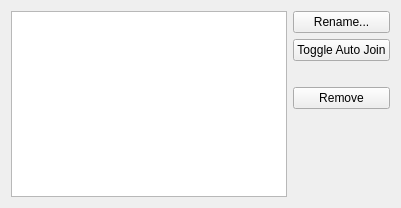
<?xml version="1.0" encoding="UTF-8"?>
<ui version="4.0">
 <class>DlgJabberBookmarkEditor</class>
 <widget class="QWidget" name="DlgJabberBookmarkEditor">
  <property name="geometry">
   <rect>
    <x>0</x>
    <y>0</y>
    <width>401</width>
    <height>208</height>
   </rect>
  </property>
  <layout class="QHBoxLayout" name="horizontalLayout">
   <item>
    <widget class="QListView" name="listView"/>
   </item>
   <item>
    <layout class="QVBoxLayout" name="verticalLayout">
     <item>
      <widget class="QPushButton" name="renameButton">
       <property name="text">
        <string>Rename...</string>
       </property>
      </widget>
     </item>
     <item>
      <widget class="QPushButton" name="autoJoinButton">
       <property name="text">
        <string>Toggle Auto Join</string>
       </property>
      </widget>
     </item>
     <item>
      <spacer name="verticalSpacer">
       <property name="orientation">
        <enum>Qt::Vertical</enum>
       </property>
       <property name="sizeType">
        <enum>QSizePolicy::Fixed</enum>
       </property>
       <property name="sizeHint" stdset="0">
        <size>
         <width>20</width>
         <height>20</height>
        </size>
       </property>
      </spacer>
     </item>
     <item>
      <widget class="QPushButton" name="removeButton">
       <property name="text">
        <string>Remove</string>
       </property>
      </widget>
     </item>
     <item>
      <spacer name="verticalSpacer_2">
       <property name="orientation">
        <enum>Qt::Vertical</enum>
       </property>
       <property name="sizeHint" stdset="0">
        <size>
         <width>20</width>
         <height>58</height>
        </size>
       </property>
      </spacer>
     </item>
    </layout>
   </item>
  </layout>
 </widget>
 <resources/>
 <connections/>
</ui>
